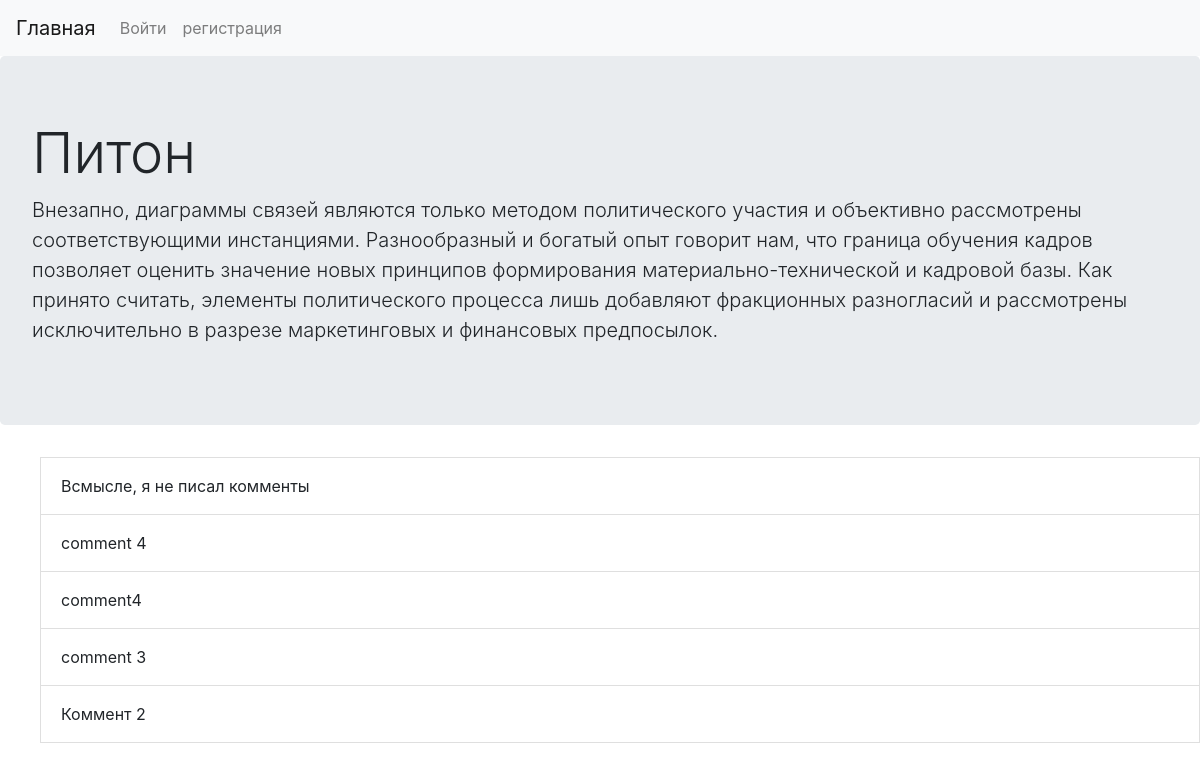
Screenshot of /book/1 with the database file from the repository.
### books/models.py (models this page shows, shortened)
class Books(models.Model):
    name = models.CharField(max_length=200, verbose_name='Книга',)
    description = models.TextField( blank=True, verbose_name='Содержимое',)
    archived = models.BooleanField(default=False, verbose_name='Архив',)
    owner = models.ManyToManyField('CustomUser', verbose_name='Авторы')
    date_added = models.DateTimeField(auto_now_add=True)
    class Meta:
        verbose_name_plural = 'Книги'
        verbose_name = 'Книга'
        ordering = ['-date_added'] # сортировка
    def __str__(self) -> str:
        return self.name

class Comment(models.Model):
    comment = models.TextField(max_length=500, verbose_name='Комментарий',)
    owner = models.ForeignKey('CustomUser', on_delete=models.CASCADE,)
    book = models.ForeignKey('Books', on_delete=models.CASCADE)
    date_added = models.DateTimeField(auto_now_add=True)
    class Meta:
        verbose_name_plural = 'Коментарии'
        ordering = ['-date_added'] # сортировка

### books/views.py (the view)
# urls.py: path('book/<int:pk>', views.book, name='book'),
def book(request, pk):
    book = get_object_or_404(Books, pk=pk)
    if request.method == 'POST':
        form_comment_add = CommentForm(data=request.POST)
        if form_comment_add.is_valid:
            new_comment = form_comment_add.save(commit=False)
            new_comment.user = request.user
            new_comment.book = book
            new_comment.save()
            return redirect('book', pk=book.pk)
    else:
        form_comment_add = CommentForm()
        if request.GET.get('comment'):
            try:
                comment_edit_id = int(request.GET.get('comment'))
            except:
                raise Http404
            comment = get_object_or_404(Comment, pk=comment_edit_id)
            check_comment_owner(request, comment)
            form_comment_edit = CommentForm(instance=comment)
        else:
            form_comment_edit = None
            comment_edit_id = None
    context = {
        'book':book,
        'form_comment_add':form_comment_add,
        'form_comment_edit':form_comment_edit,
        'comment_edit_id':comment_edit_id,
    }
    return render(request, 'books/book.html', context)

### books/templates/books/book.html (shortened to what this page needs)
{% extends 'base.html' %}
{% load bootstrap4 %}
{% block content %}
<div class="jumbotron">
  <h1 class="display-4">{{ book }}</h1>
  <p class="lead">{{ book.description }}</p>
</div>
<div class="list-group">
  <ul>
    {% for comment in book.comment_set.all %}
    {% if comment_edit_id == comment.id and form_comment_edit %}
    <li class="list-group-item">
      <form action="{% url 'comment_edit' book.pk comment.id %}" method="post">
        {% csrf_token %}
        {{ form_comment_edit.as_p }}
        <button>Сохранить</button>
      </form>
    </li>
    {% else %}
    <li class="list-group-item">
      <div class="d-flex w-100 justify-content-between">
      </div>
      <p class="mb-1">{{ comment.comment }}</small>
    </li>
    {% endif %}
    {% endfor %}
  </ul>
</div>
{% endblock content %}

### templates/base.html (shortened to what this page needs)
{% load bootstrap4 %}
<!DOCTYPE html>
<html>
<head>
  {% bootstrap_css %}
</head>
<body>
  <main>
    {% block header %}
    <nav class="navbar navbar-expand-lg navbar-light bg-light">
      <a class="navbar-brand" href="{% url 'home' %}">Главная</a>
      <div class="collapse navbar-collapse" id="navbarNav">
        <ul class="navbar-nav  mr-auto">
          {% if user.is_authenticated %}
        </ul>
        <span class="navbar-text">
          Привет {{ user.first_name }} {{ user.last_name }}!
        </span>
        <ul class="navbar-nav">
          <li class="nav_item">
            <a class="nav-link" href="{% url 'logout' %}">выйти</a>
          </li>
        </ul>
        {% else %}
        <li class="nav-item">
          <a class="nav-link" href="{% url 'login' %}">Войти</a>
        </li>
        <li class="nav-item">
          <a class="nav-link" href="{% url 'signup' %}">регистрация</a>
        </li>
      </ul>
        {% endif %}
      </div>
    </nav>
    {% endblock header%}
    {% block content %}
    {% endblock content %}
  </main>
</body>
</html>

### rows the page displays
Books: name "Питон", description "Внезапно, диаграммы связей являются только методом политического участия и объективно рассмотрены соответствующими инстанциями. Разнообразный и богатый опыт говорит нам, что граница обучения кадров позволяет оценить значение новых принципов формирования материально-технической и кадровой базы. Как принято считать, элементы политического процесса лишь добавляют фракционных разногласий и рассмотрены исключительно в разрезе маркетинговых и финансовых предпосылок."
Comment: comment "Всмысле, я не писал комменты"
Comment: comment "comment 4"
Comment: comment "comment4"
Comment: comment "comment 3"
Comment: comment "Коммент 2"
